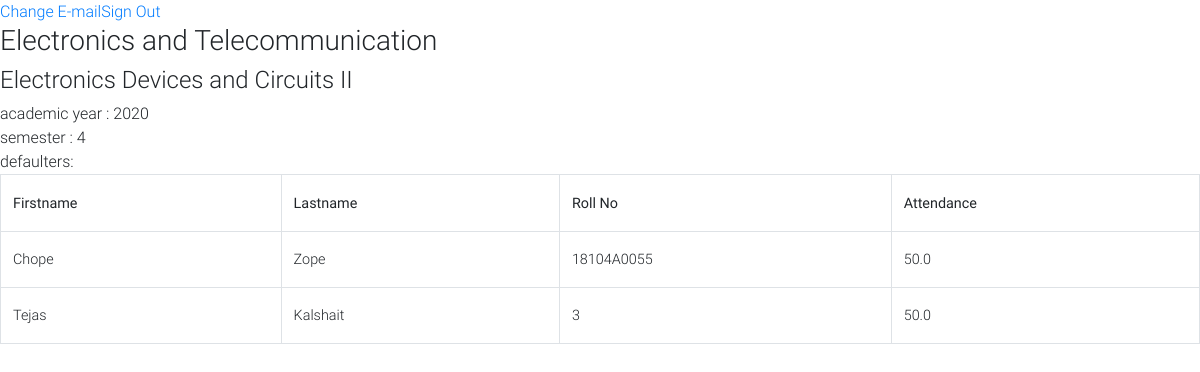
Page /defaulters/1/1 (signed in) on the earlier database version.
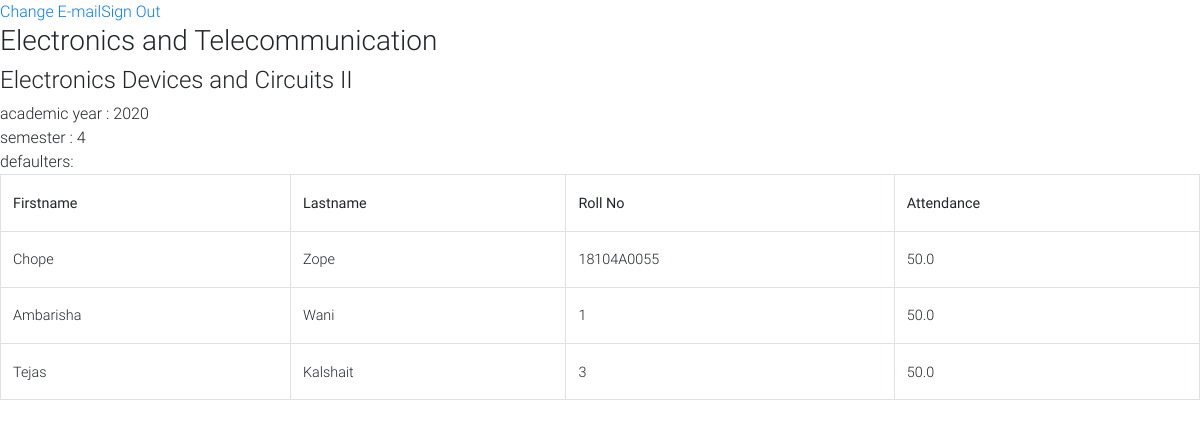
Same page on the later database version.
### addentance/models.py (models this page shows, shortened)
class Attendance(models.Model):
    student  = models.ForeignKey('Student',on_delete=models.CASCADE,blank=True, null=True)
    subject = models.ForeignKey('Subject',on_delete=models.SET_NULL,blank=True, null=True)
    detailed_attendance = models.ManyToManyField('AttendanceTimestamp',blank=True)
    not_attended = models.IntegerField(default=0)
    total = models.IntegerField(default=0)
    def attendance(self):
        try:
            attendance = ( (self.total - self.not_attended) / self.total )* 100
        except :
            attendance=0
        return round(attendance,2)
    def is_defaulter(self):
        if self.total != 0:
            if ( (self.total - self.not_attended) / self.total )* 100  < 75:
                return True
        return False

class Student(models.Model):
    first_name  = models.CharField(max_length = 100)
    last_name  = models.CharField(max_length = 100)
    roll_no  = models.CharField(max_length = 100)

### addentance/views.py (the view)
# urls.py: path('defaulters/<class_pk>/<subject_pk>', views.Defaulters.as_view(), name='defaulter-list'),
class Defaulters(LoginRequiredMixin,View):
    def get(self,request,class_pk,subject_pk,*args,**kwargs):
        class_ = Class.objects.get(pk = class_pk)
        teacher = Teacher.objects.get(user= request.user)
        subject = Subject.objects.get(pk=subject_pk)
        if isTeacher(class_,teacher,subject):
            defaulters = []
            for student in class_.students.all():
                attendance  = Attendance.objects.get(student=student,subject=subject)
                if attendance.is_defaulter():
                    defaulters.append(attendance)
            context = {
                'class':class_,
                'subject':subject,
                'defaulters':defaulters,
            }
            return render(request,"defaulters.html",context)
        else:
            return redirect('home')

### addentance/models.py (called while the page is built)
    def __str__(self):
        return self.branch_name

### addentance/views.py (called while the page is built)
def isTeacher(class_,teacher,subject):
        try:
            teacher_dets  = Teacher_Detail.objects.get(teacher=teacher, subject=subject) #getting the specific teacher detail
        except:
            teacher_dets = None
        if teacher_dets is not None:
            for class__ in teacher_dets.classes.all():
                if class_==class__:
                        return True
        return False

### templates/defaulters.html
{% extends "base.html" %}
{% block content %}
            <h3>{{class.branch}} {{class.divison}}</h3>
            <h4>{{subject.subject_name}}</h4>
            academic year : {{class.academic_year}}<br>
            semester : {{class.semester}}<br>
            defaulters:
            {% if  defaulters  %}
            <table class="table table-bordered">
                    <tr>
                        <th>Firstname</th>
                        <th>Lastname</th>
                        <th>Roll No</th>
                        <th>Attendance</th>
                    </tr>
            {% for attendance in defaulters  %}
                    <tr>
                        <td>{{attendance.student.first_name}}</td>
                        <td>{{attendance.student.last_name}}</td>
                        <td>{{attendance.student.roll_no}} </td>
                        <td>{{attendance.attendance}}</td>
                        </tr>
            {% endfor %}
            {% else %}
            <h6>NO DEFAULTERS </h6>
           {% endif %}
{% endblock content %}

Differences in the rows shown:
now on this page (row edited): Attendance: student.first_name "Ambarisha", student.last_name "Wani", student.roll_no "1", attendance "50.0"
